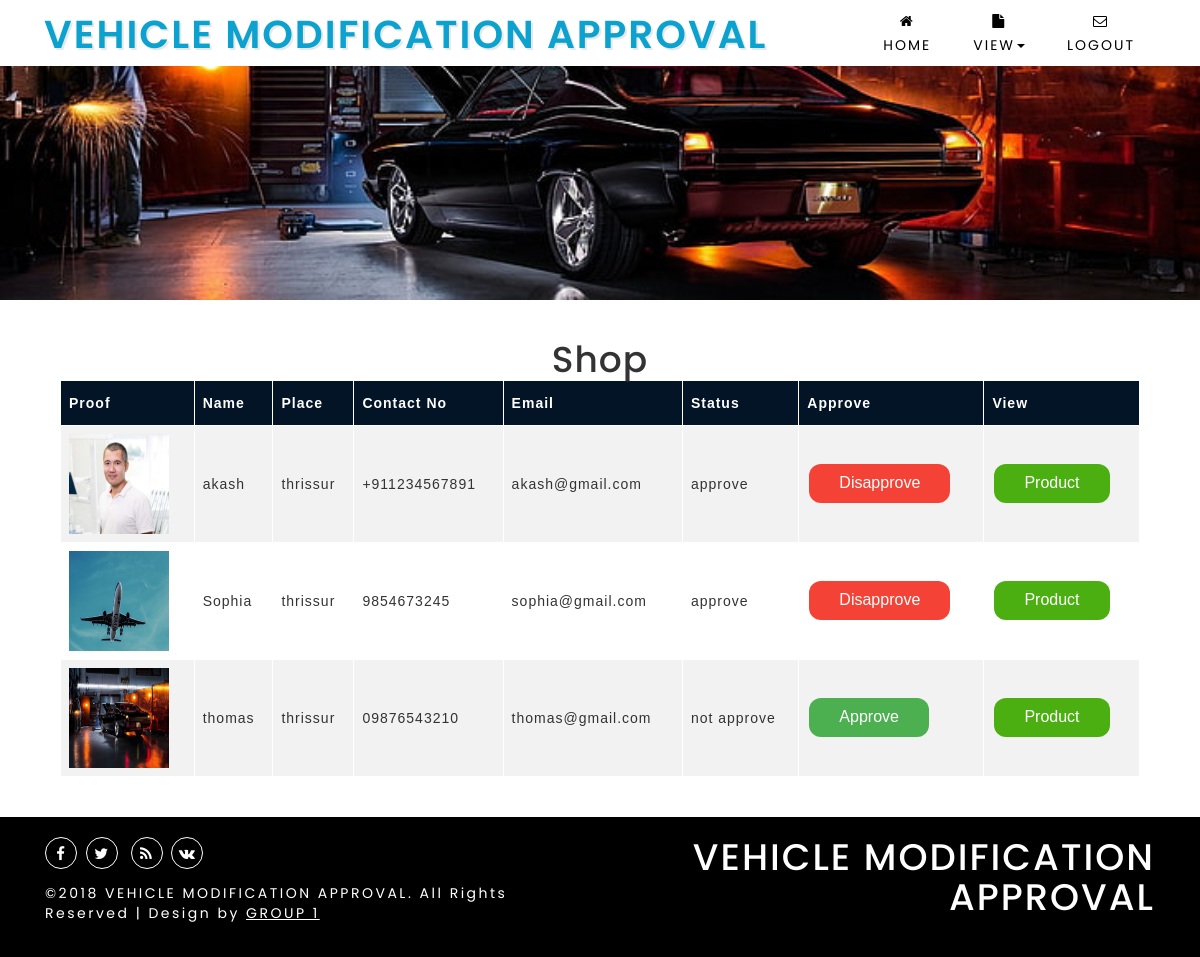
Screenshot of /vehicle/viewshop.php with the database file from the repository.
### tables this page shows
CREATE TABLE `shop` (
  `s_id` int(100) NOT NULL,
  `sl_id` int(100) NOT NULL,
  `s_name` varchar(100) NOT NULL,
  `s_place` varchar(100) NOT NULL,
  `s_phone` varchar(100) NOT NULL,
  `s_email` varchar(100) NOT NULL,
  `image` varchar(100) NOT NULL
);

### vehicle/viewshop.php (the view, shortened to what this page needs)
  <?php
include 'db_connect.php';
include 'aheader.php';
?>
<br><br>
<center>
    <div><h1>Shop</h1></div></center>
<center><div style="width:90%; background-color: white; ">
<table id="customers">
  <tr>
    <th>Proof</th>
    <th>Name</th>
    <th>Place</th>
    <th>Contact No</th>
    <th>Email</th>
    <th>Status</th>
    <th>Approve</th>
    <th>View</th>
  </tr>
                    <?php
$s="SELECT * FROM shop INNER JOIN login on shop.sl_id=login.l_id";
      if(!$stmt=mysqli_query($con,$s))
      {
        die("Preparestatment error");
      }
      while ($row=mysqli_fetch_array($stmt))
       {
  $s_id=$row['s_id'];
  $sl_id=$row['sl_id'];
  $name=$row['s_name'];
 $image=$row['image'];
  $phone=$row['s_phone'];
  $email=$row['s_email'];
  $place=$row['s_place'];
  $approve=$row['l_approve'];
                                ?>
                    <tr>
    <td><img src="images/<?php echo $image;?>" width="100px" height="100px"></td>
                                     <td><?php echo $name;?></td>
                                    <td><?php echo $place;?></td>
                                    <td><?php echo $phone;?></td>
                                    <td><?php echo $email;?></td>
                                    <td><?php echo $approve;?></td>
                                   <?php
                                    if($approve=='approve')
                                    {
                                    ?>
                                    <td><a href="diss.php?sl_id=<?php echo $sl_id;?>&s_id=<?php echo $s_id;?>"><button class="button" style="background-color: #f44336;">Disapprove</button></a></td>
                                    <?php
                                  }
                                  else
                                  {
                                    ?>
                                    <td><a href="apps.php?sl_id=<?php echo $sl_id;?>&s_id=<?php echo $s_id;?>"><button class="button" style="background-color: #4CAF50;">Approve</button></a></td>
                                    <?php
                                  }
                                  ?>
                                  <td><a href="product.php?sl_id=<?php echo $sl_id;?>&s_id=<?php echo $s_id;?>"><button class="button" style="background-color: #4CAF11;">Product</button></a></td>
  </tr>
  <?php
                             }
                             ?>
</table>
</div></center>
<br><br>
    <?php
    include 'footer.php';
    ?>

### vehicle/aheader.php (shortened to what this page needs)
<!DOCTYPE html>
<html lang="zxx">
   <head>
      <link href="css/bootstrap.css" rel="stylesheet" type="text/css" media="all">
      <link href="css/style.css" rel='stylesheet' type='text/css' media="all">
      <link href="css/font-awesome.min.css" rel="stylesheet">
   </head>
   <body>
      <div class="header-w3layouts">
         <div class="container">
            <div class="header-bar">
               <nav class="navbar navbar-default">
                  <div class="navbar-header navbar-left">
                     <h1><a class="navbar-brand" href="index.">VEHICLE MODIFICATION APPROVAL
                        </a>
                     </h1>
                  </div>
                  <div class="collapse navbar-collapse navbar-right" id="bs-example-navbar-collapse-1">
                     <nav>
                        <ul class="nav navbar-nav">
                           <li><a href="index.php"><span class="fa fa-home banner-nav" aria-hidden="true"></span>Home</a></li>
                           <li class="dropdown">
                              <a href="#" class="dropdown-toggle" data-toggle="dropdown"><span class="fa fa-file banner-nav" aria-hidden="true"></span>View<span class="caret"></span>
                              </a>
                           </li>
                             <li><a href="logout.php"><span class="fa fa-envelope-o banner-nav" aria-hidden="true"></span>Logout</a></li>
                        </ul></li>
                     </nav>
                  </div>
               </nav>
            </div>
         </div>
      </div>
      <div class="inner_page_about" style=" text-align: center;
    background: url(images/Car.jpg) no-repeat center;
    background-size: cover;
    -webkit-background-size: cover;
    -moz-background-size: cover;
    -o-background-size: cover;
    -ms-background-size: cover;
    min-height: 300px;">
      </div>

### vehicle/footer.php (shortened to what this page needs)
      <footer>
         <div class="container">
            <div class="col-md-6 col-sm-7 header-side">
               <div class="header-side">
                  <div class="buttom-social-grids">
                     <ul>
                        <li><a href="#"><span class="fa fa-facebook"></span></a></li>
                        <li><a href="#"><span class="fa fa-twitter"></span></a></li>
                        <li><a href="#"><span class="fa fa-rss"></span></a></li>
                        <li><a href="#"><span class="fa fa-vk"></span></a></li>
                     </ul>
                  </div>
               </div>
               <p>©2018 VEHICLE MODIFICATION APPROVAL. All Rights Reserved | Design by <a href="http://www.W3Layouts.com" target="_blank">GROUP 1</a></p>
            </div>
            <div class="col-md-6 col-sm-5 header-right">
               <h2><a href="index.php">VEHICLE MODIFICATION APPROVAL</a></h2>
            </div>
         </div>
      </footer>
   </body>
</html>

### vehicle/css/style.css (style rules this page uses)
html, body { padding: 0; margin: 0; background: #fff; letter-spacing: 1px; font-family: 'Poppins', sans-serif; }
body a { outline: none; transition: 0.5s all; -webkit-transition: 0.5s all; -moz-transition: 0.5s all; -o-transition: 0.5s all; -ms-transition: 0.5s all; text-decoration: none; }
h1, h2, h3, h4, h5, h6 { margin: 0; padding: 0; font-family: 'Poppins', sans-serif; letter-spacing: 1px; }
p { margin: 0; padding: 0; letter-spacing: 1px; font-family: 'Poppins', sans-serif; }
ul { margin: 0; padding: 0; }
.header-w3layouts { position: absolute; z-index: 99; left: 0px; width: 100%; background: #fff; }
.nav > li { text-align: center; }
span.banner-nav { display: block; margin-bottom: 0.5em; color: #000; transition: all 0.5s ease-in-out; -moz-transition: all 0.5s ease-in-out; -webkit-transition: all 0.5s ease-in-out; -o-transition: all 0.5s ease-in-out; }
.header-bar { background: transparent; padding: 0em 1em; }
.navbar-default { background: none; border: none; }
.navbar { margin-bottom: 0; }
.navbar-collapse { padding: 0; }
.navbar-right { margin-right: 0; }
.navbar-default .navbar-nav > li > a { color: #000; letter-spacing: 2px; padding: 14px 17px 10px; margin: 0 4px; font-size: 14px; border-bottom: 1px solid rgba(255, 255, 255, 0); transition: all 0.5s ease-in-out; -moz-transition: all 0.5s ease-in-out; -webkit-transition: all 0.5s ease-in-out; -o-transition: all 0.5s ease-in-out; }
.navbar-nav > li > a { text-transform: uppercase; color: #000; }
nav.navbar.navbar-default { background: none; }
a.navbar-brand { padding: 0; font-size: 1em; font-weight: 400; letter-spacing: 1px; text-shadow: 2px 2px 0px rgba(74, 76, 76, 0.13); line-height: inherit; }
h1 a.navbar-brand { font-size: 39px; color: #0ca2cf!important; text-transform: uppercase; font-weight: 600; letter-spacing: 2px; padding-top: 14px; }
a { color: #fff; text-decoration: none; }
.inner_page_about { text-align: center; background: url(images/Car.jpg) no-repeat center; background-size: cover; -webkit-background-size: cover; -moz-background-size: cover; -o-background-size: cover; -ms-background-size: cover; min-height: 300px; }
.mb-60 h1, h2, h3, h4, h5, h6 { padding-left: 0; font-size: 2em; text-transform: uppercase; }
footer { background: #000; padding: 20px 0px; }
footer p { padding: 1em 0; font-size: 14px; color: #fff; letter-spacing: 2.5px; }
footer p a { color: #fff; text-decoration: underline; }
.header-right { text-align:right; }
.header-right h2 a { font-size: 42px; color: #fff; letter-spacing: 2px; text-transform: uppercase; }
.buttom-social-grids ul li { display: inline-block; width: 32px; height: 32px; border: 1px solid #fff; border-radius: 20px; line-height: 32px; text-align: center; }
.buttom-social-grids ul li a { font-size: 15px; color: #FFFFFF; transition: 0.5s all; -webkit-transition: 0.5s all; -moz-transition: 0.5s all; -o-transition: 0.5s all; -ms-transition: 0.5s all; }
.buttom-social-grids ul li:nth-child(2), .buttom-social-grids ul li:nth-child(3) { margin: 0px 4px; }
@media (max-width:1440px) { .header-right h2 a { font-size: 37px; } }

### vehicle/viewshop.php (style rules this page uses)
.button { border-radius: 12px; border: none; color: white; padding: 8px 30px; text-align: center; text-decoration: none; display: inline-block; font-size: 16px; margin: 4px 2px; cursor: pointer; }
#customers { font-family: Arial, Helvetica, sans-serif; border-collapse: collapse; width: 100%; }
#customers td, #customers th { border: 1px solid #fff; padding: 8px; }
#customers tr:nth-child(even) { background-color: #f2f2f2; }
#customers th { padding-top: 12px; padding-bottom: 12px; text-align: left; background-color: #031427; color: white; }

### rows the page displays
shop: image (picture), s_name "akash", s_place "thrissur", s_phone "+911234567891", s_email "akash@gmail.com", sl.l_approve "approve"
shop: image (picture), s_name "Sophia", s_place "thrissur", s_phone "9854673245", s_email "sophia@gmail.com", sl.l_approve "approve"
shop: image (picture), s_name "thomas", s_place "thrissur", s_phone "09876543210", s_email "thomas@gmail.com", sl.l_approve "not approve"
